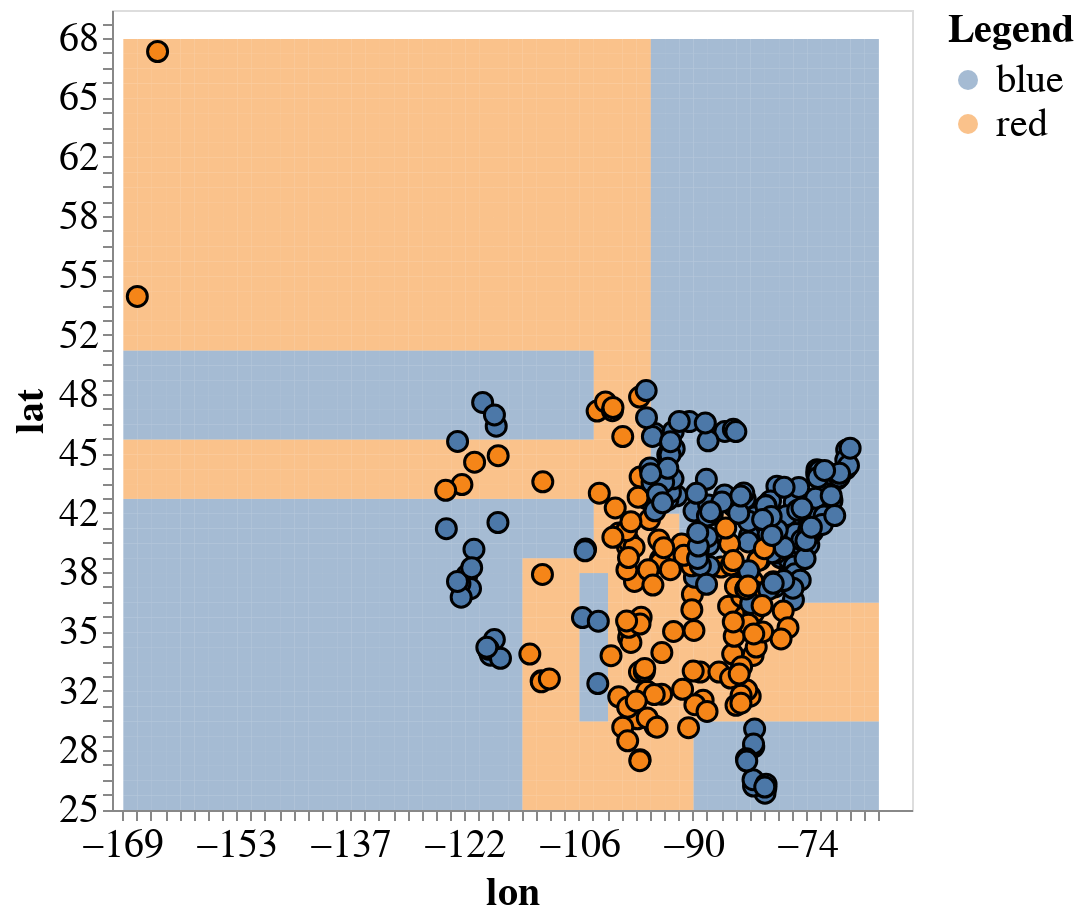

The notebook cell saved with this chart:
### Markdown cell above
## What did the classification tree do?
- Found a good way to split and repeat

### Code cell
plot_tree(X_train, y_train, model)

### Figure 1 — Vega-Lite specification as saved in the notebook (floating-point values rounded to 4 significant figures; data arrays with more than 128 entries replaced by an {"elided": "..."} marker saying what was removed)
{"config": {"view": {"continuousWidth": 400, "continuousHeight": 300}, "axis": {"labelFontSize": 20, "titleFontSize": 20}, "legend": {"labelFontSize": 20, "titleFontSize": 20}}, "layer": [{"data": {"name": "data-b5289a2b94e364af3948dc7cf7ed3139"}, "mark": {"type": "rect", "opacity": 0.5}, "encoding": {"color": {"type": "nominal", "field": "predictions", "title": "Legend"}, "x": {"type": "quantitative", "bin": {"step": 1.96}, "field": "x1"}, "y": {"type": "quantitative", "bin": {"step": 0.8344}, "field": "x2"}}, "height": 400, "width": 400}, {"data": {"name": "data-0e996aafc96f9544c345b787f56d73d7"}, "mark": {"type": "circle", "opacity": 1, "size": 100, "stroke": "black", "strokeWidth": 1.5}, "encoding": {"color": {"type": "nominal", "field": "vote"}, "x": {"type": "quantitative", "axis": {"labels": true, "ticks": true, "title": "lon"}, "field": "lon"}, "y": {"type": "quantitative", "axis": {"labels": true, "ticks": true, "title": "lat"}, "field": "lat"}}}], "$schema": "https://vega.github.io/schema/vega-lite/v4.0.2.json", "datasets": {"data-b5289a2b94e364af3948dc7cf7ed3139": {"elided": "2756 records"}, "data-0e996aafc96f9544c345b787f56d73d7": {"elided": "320 records"}}}
